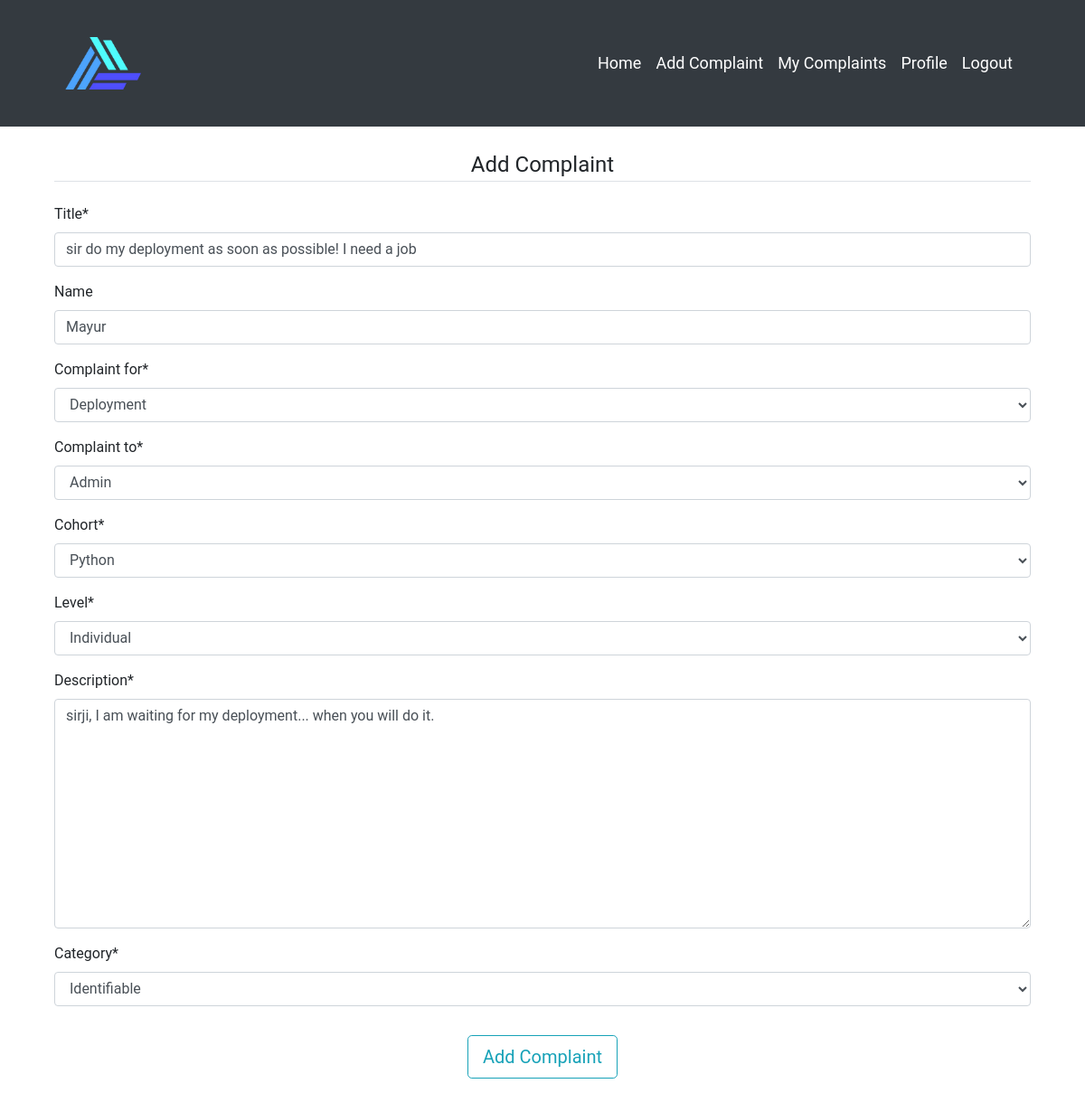
The page /complaints/update_complaint/6 (signed in) on the database its author committed.
### complaints/models.py (models this page shows)
class Complaint(models.Model):
    title = models.CharField(max_length=200)
    name = models.CharField(max_length=255, blank=True)
    user_type = (
        ('M', 'Mentor'),
        ('T', 'Trainee'),
    )
    user_role = models.CharField(
        max_length=1,
        choices=user_type,
        default='T',
    )
    date = models.DateTimeField(auto_now=True)
    complaint_type = (
        ('M', 'Management'),
        ('E', 'Education'),
        ('D', 'Deployment'),
        ('S', 'Salary'),
        ('G', 'General'),
    )
    complaint_for = models.CharField(
        max_length=1,
        choices=complaint_type,
        default='G',
    )
    complaint_type_to = (
        ('A', 'Admin'),
        ('M', 'Mentor'),
    )
    complaint_to = models.CharField(
        max_length=1,
        choices=complaint_type_to,
        default='M',
    )
    cohort_choice = (
        ('P', 'Python'),
        ('J', 'Java'),
        ('R', 'React'),
        ('A', 'Android'),
        ('L', 'Linux'),
        ('C', 'Cybersecurity'),
        ('U', 'Unknown'),
    )
    cohort = models.CharField(
        max_length=1,
        choices=cohort_choice,
        default='U',
    )
    complaint_level = (
        ('I', 'Individual'),
        ('G', 'General'),
    )
    level = models.CharField(
        max_length=1,
        choices=complaint_level,
        default='I',
    )
    description = models.TextField(blank=False, max_length=500)
    complaint_category = (
        ('A', 'Anonymous'),
        ('I', 'Identifiable'),
    )
    category = models.CharField(
        max_length=1,
        choices=complaint_category,
        default='I',
    )
    complaint_status = (
        ('P', 'Pending'),
        ('N', 'Need Clarification'),
        ('R', 'Resolved'),
    )
    status = models.CharField(
        max_length=1,
        choices=complaint_status,
        default='P',
    )
    resoultion = models.TextField(blank=True, max_length=500)
    user = models.ForeignKey(User, on_delete=models.CASCADE)

### complaints/views.py (the view)
# urls.py: path('update_complaint/<int:id>', views.update_complaint, name="update_complaint"),
@login_required(login_url='login')
def update_complaint(request, id):
    complaint = get_object_or_404(Complaint, id=id)
    if request.user == complaint.user:
        if request.method == 'POST':
            form = AddComplaintForm(request.POST, instance=request.user)
            if form.is_valid():
                complaint = Complaint(
                                id = complaint.id,
                                title=request.POST['title'],
                                name=request.POST['name'],
                                complaint_for=request.POST['complaint_for'],
                                complaint_to=request.POST['complaint_to'],
                                cohort=request.POST['cohort'],
                                level=request.POST['level'],
                                description=request.POST['description'],
                                category=request.POST['category'],
                                user=request.user
                            )
                complaint.save()
                messages.success(request, 'Complaint Registered')
        else:
            form = AddComplaintForm(instance = complaint)
        return render(request, 'complaints/add_complaint.html', {'form': form})
    else:
        raise PermissionDenied("You Don't Have Persmission to do that")

### complaints/forms.py
class AddComplaintForm(forms.ModelForm):
    class Meta:
        model = Complaint
        fields = ['title', 'name', 'complaint_for', 'complaint_to', 'cohort', 'level', 'description', 'category']

### complaints/templates/complaints/add_complaint.html (shortened to what this page needs)
{% extends "users/base.html" %}
{% load crispy_forms_tags %}
{% block content %}
<div class="container mt-4">
    <div class="container">
        <div class="content-section">
            <form method="POST">
                <fieldset class="form-group">
                    <legend class="border-bottom mb-4 mt-4 text-center">Add Complaint</legend>
                    {{ form|crispy }}
                </fieldset>
                <div class="form-group text-center">
                    <button class="btn btn-outline-info btn-lg" type="submit">Add Complaint</button>
                </div>
            </form>
        </div>
    </div>
</div>
{% endblock %}

### static/style/main.css (style rules this page uses)
body { font-family: 'Roboto', sans-serif; }

### rows shown on the page
Complaint: title "sir do my deployment as soon as possible! I need a job", name "Mayur", complaint_for "Deployment", complaint_to "Admin", cohort "Python", level "Individual", description "sirji, I am waiting for my deployment... when you will do it.", category "Identifiable"
